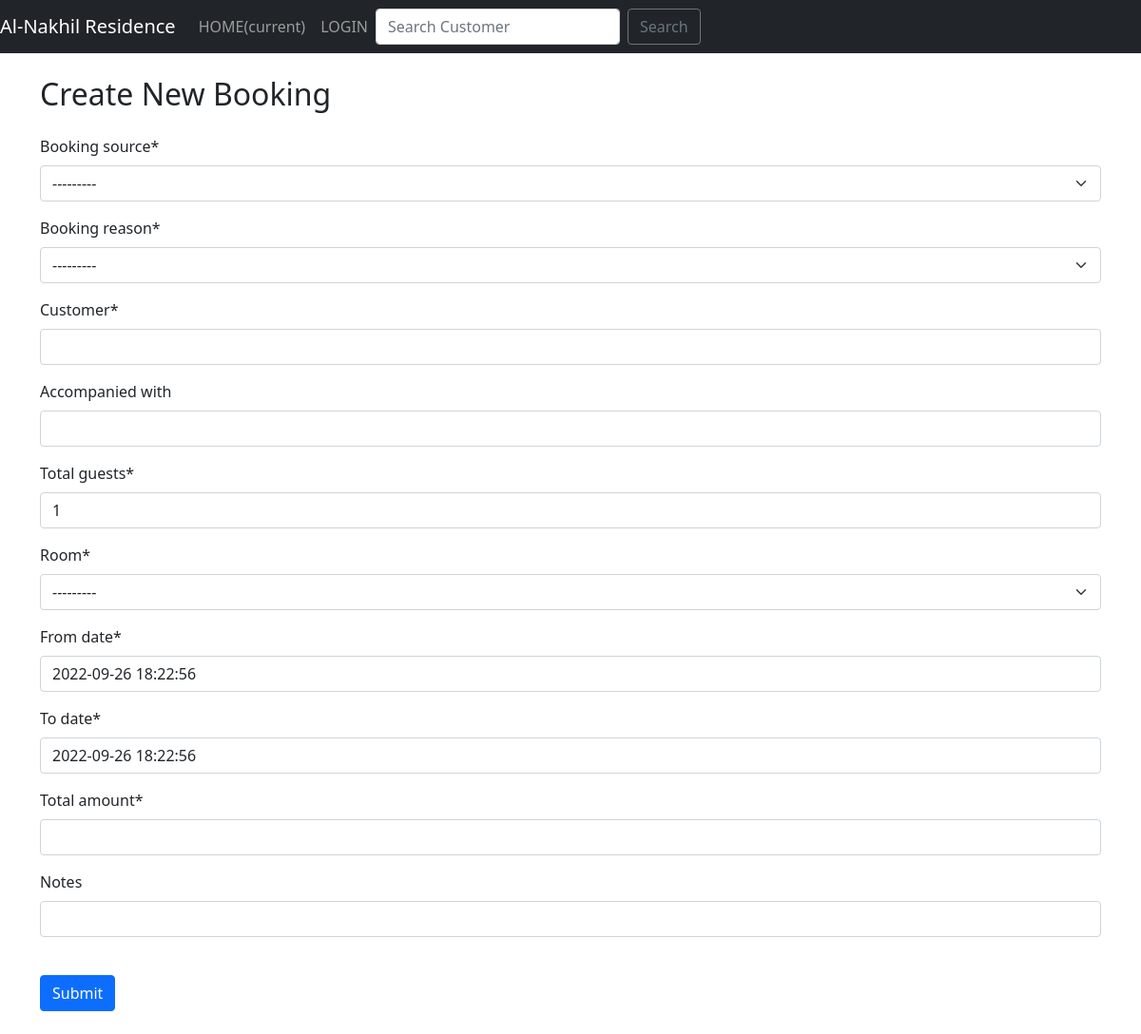
The app's page /bookings/create, older data.
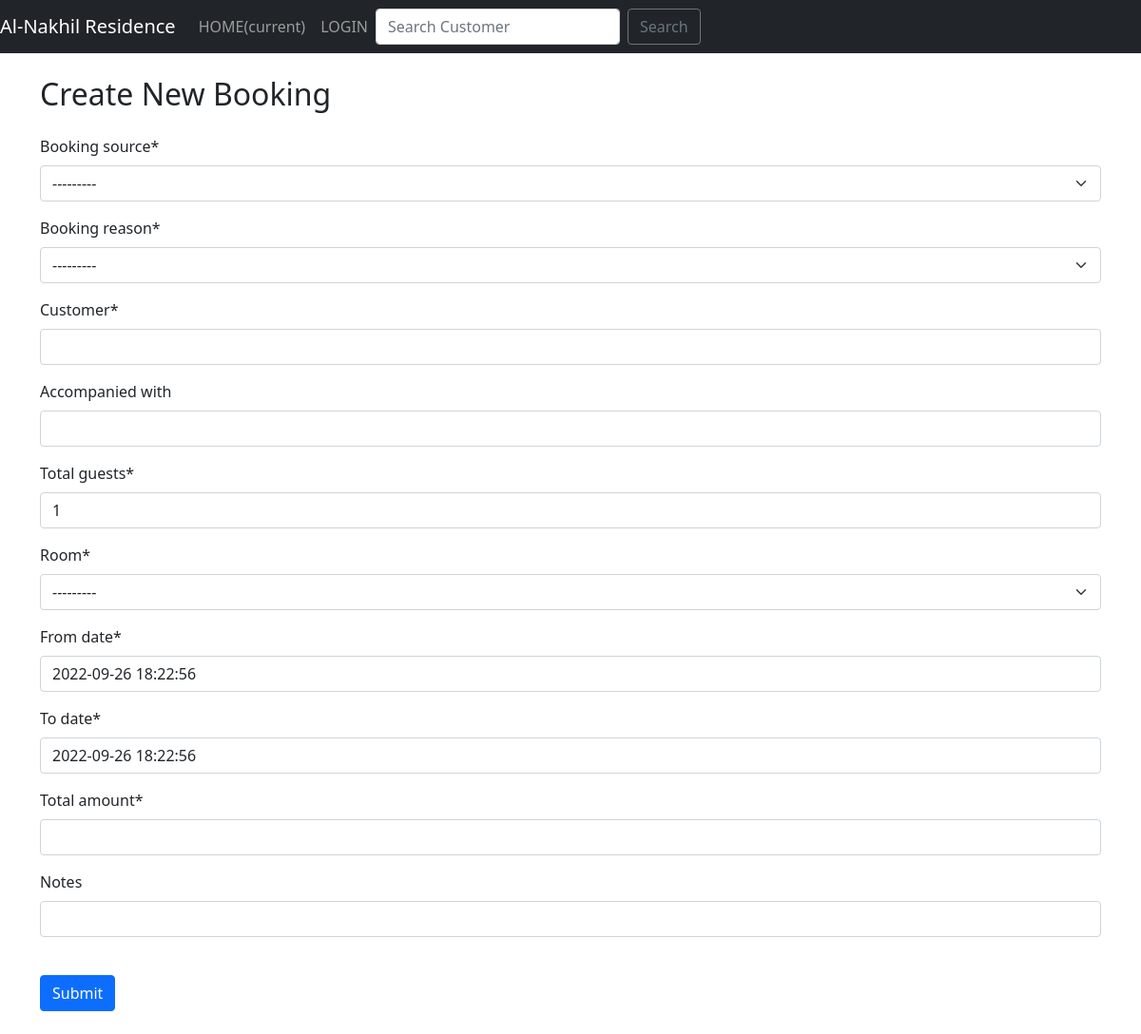
The same page, newer data.
### login_system/models.py (models this page shows)
class Room(models.Model):
    room_id = models.AutoField(primary_key=True)
    room_name = models.CharField(max_length=20)
    floor_name = models.ForeignKey( Floor , on_delete=models.CASCADE)
    def __str__(self):
        return f"{self.room_name}"

### login_system/views.py (the view, shortened to what this page needs)
# urls.py: path("bookings/create", views.new_booking, name="new_booking"),
def new_booking(request):
	booking_form = BookingForm()
	return render(request=request, template_name="new_booking.html", context={'booking_form':booking_form})

### login_system/forms.py
class BookingForm(forms.ModelForm):
    disabled_fields = ['booking_source', 'booking_reason' ,'customer','accompanied_with' , 'total_guests' , 'room','total_amount']
    class Meta:
        model = Booking
        fields = '__all__'
    def __init__(self, *args, **kwargs):
            super(BookingForm, self).__init__(*args, **kwargs)
            instance = getattr(self, 'instance', None)
            if instance and instance.pk:
                for field in self.disabled_fields:
                    self.fields[field].disabled = True

### login_system/templates/new_booking.html (shortened to what this page needs)
<!DOCTYPE html>
<html>
  <head>
    <link href="https://cdn.jsdelivr.net/npm/bootstrap@5.0.2/dist/css/bootstrap.min.css" rel="stylesheet">
    </head>
    <body>
      {% load crispy_forms_tags %}
          <nav class="navbar navbar-expand-lg navbar-dark bg-dark">
            <a class="navbar-brand" href="">Al-Nakhil Residence</a>
            <div class="collapse navbar-collapse" id="navbarNav">
              <ul class="navbar-nav">
                <li class="nav-item active">
                  <a class="nav-link" href="">HOME<span class="sr-only">(current)</span></a>
                </li>
                {% if user.is_authenticated %}
                <li class="nav-item">
                  <a class="nav-link" href="#">Hi, {{user.first_name}}</a>
                </li>
                <li class="nav-item">
                  <a class="nav-link" href="logout_user" >LOGOUT</a>
                </li>
                {% else %}
                  <a class="nav-link" href="login_user">LOGIN</a>
                {% endif %}
              </ul>
              <form class="d-flex" method="post" action="{% url 'search_customer' %}" target="_blank">
                <input type="search" class="form-control me-2" aria-label="Search" placeholder="Search Customer" name="searched" >
                <button type="submit" class="btn btn-outline-secondary">Search</button>
              </form>
            </div>
          </nav>
          <div class="container">
          <h2 class="my-4">Create New Booking</h2>
          <form method="post" enctype="multipart/form-data">
                {{booking_form|crispy}}
                <button class="btn btn-primary my-4" type="submit" name="added">Submit</button>
          </form>
          </div>
    </body>
</html>

Row changes from the older to the newer data that the page shows:
added Room: room "---------"
Text that changed along with them:
form field room: "---------" → (not shown)
